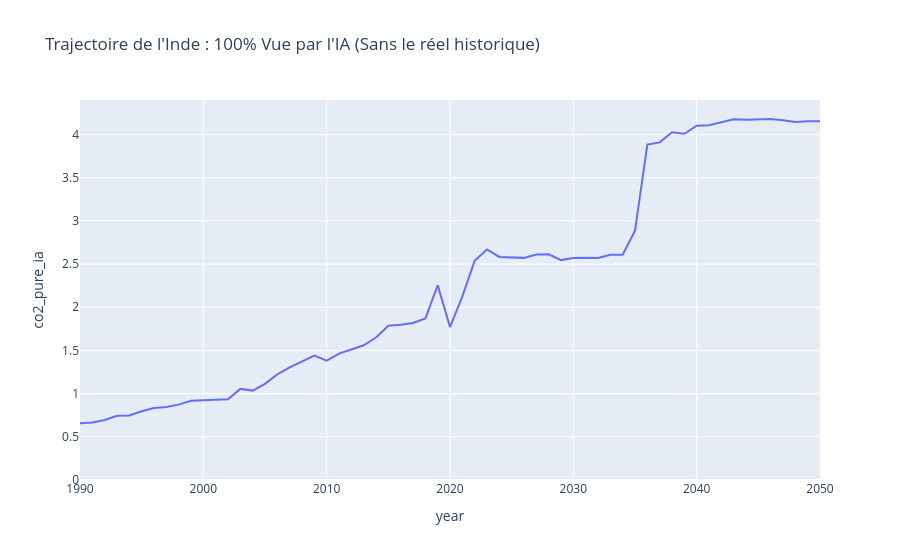

The notebook cell saved with this chart:
### Code cell
# 1. On demande à l'IA de prédire TOUT le dataset historique (df_ml) - CORRIGÉ avec gdp_per_capita
X_passe = df_ml[['gdp_per_capita', 'population', 'low_carbon_share_energy']]
df_ml_analyse = df_ml.copy()
df_ml_analyse['co2_predictions'] = model.predict(X_passe)

# 2. On filtre pour l'Inde sur le passé (prédit) et le futur (prédit)
df_passe_inde = df_ml_analyse[df_ml_analyse['country'] == 'India'][['year', 'co2_predictions']].rename(columns={'co2_predictions': 'co2_pure_ia'})
df_futur_inde = df_futur_realiste[df_futur_realiste['country'] == 'India'][['year', 'co2_per_capita_pred']].rename(columns={'co2_per_capita_pred': 'co2_pure_ia'})

# 3. On colle les deux morceaux "100% IA"
df_inde_ia = pd.concat([df_passe_inde, df_futur_inde], ignore_index=True)

# 4. On dessine la courbe
import plotly.express as px
fig = px.line(df_inde_ia, x="year", y="co2_pure_ia", title="Trajectoire de l'Inde : 100% Vue par l'IA (Sans le réel historique)")
fig.update_yaxes(rangemode="tozero")
fig.show()

### Figure 1 — Plotly figure (JSON) as saved in the notebook; plotly's stock layout.template omitted (floating-point values rounded to 4 significant figures)
{"data": [{"hovertemplate": "year=%{x}<br>co2_pure_ia=%{y}<extra></extra>", "legendgroup": "", "line": {"color": "#636efa", "dash": "solid"}, "marker": {"symbol": "circle"}, "mode": "lines", "name": "", "orientation": "v", "showlegend": false, "type": "scatter", "x": [1990, 1991, 1992, 1993, 1994, 1995, 1996, 1997, 1998, 1999, 2000, 2001, 2002, 2003, 2004, 2005, 2006, 2007, 2008, 2009, 2010, 2011, 2012, 2013, 2014, 2015, 2016, 2017, 2018, 2019, 2020, 2021, 2022, 2023, 2024, 2025, 2026, 2027, 2028, 2029, 2030, 2031, 2032, 2033, 2034, 2035, 2036, 2037, 2038, 2039, 2040, 2041, 2042, 2043, 2044, 2045, 2046, 2047, 2048, 2049, 2050], "xaxis": "x", "y": [0.657, 0.6663, 0.6942, 0.7439, 0.7466, 0.7966, 0.8337, 0.8457, 0.8728, 0.9165, 0.9246, 0.9294, 0.9346, 1.055, 1.035, 1.114, 1.224, 1.303, 1.369, 1.44, 1.381, 1.463, 1.511, 1.559, 1.649, 1.785, 1.798, 1.817, 1.87, 2.255, 1.771, 2.125, 2.538, 2.67, 2.583, 2.576, 2.572, 2.612, 2.613, 2.546, 2.571, 2.573, 2.571, 2.609, 2.609, 2.886, 3.884, 3.909, 4.026, 4.009, 4.101, 4.108, 4.144, 4.176, 4.172, 4.176, 4.18, 4.166, 4.145, 4.152, 4.152], "yaxis": "y"}], "layout": {"legend": {"tracegroupgap": 0}, "title": {"text": "Trajectoire de l'Inde : 100% Vue par l'IA (Sans le réel historique)"}, "xaxis": {"anchor": "y", "domain": [0, 1], "title": {"text": "year"}}, "yaxis": {"anchor": "x", "domain": [0, 1], "rangemode": "tozero", "title": {"text": "co2_pure_ia"}}}}
